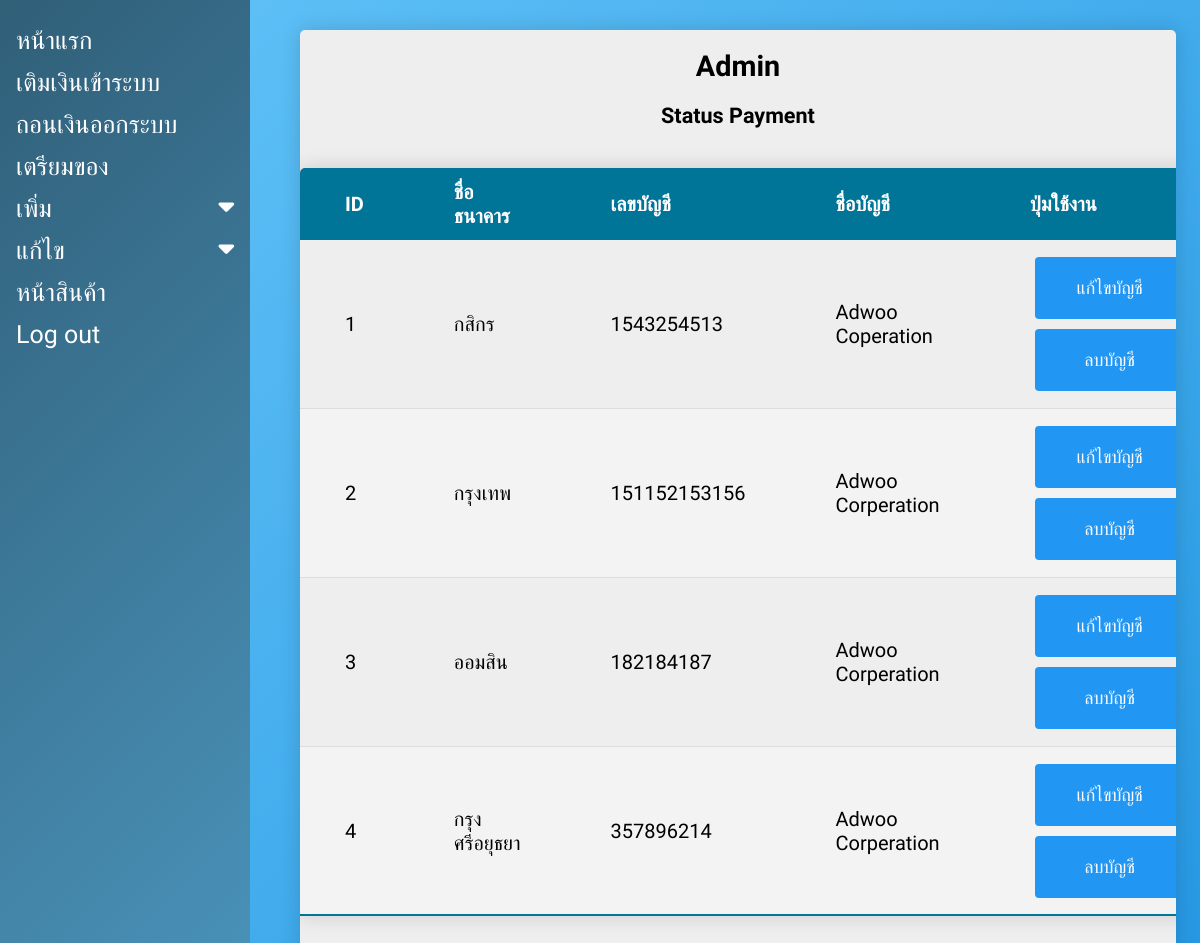
The page /admin_payment_type.php on the database its author committed.
### tables this page shows
CREATE TABLE `payment_type` (
  `payment_id` int(9) NOT NULL,
  `payment_type` varchar(50) NOT NULL,
  `bank_number` varchar(30) NOT NULL,
  `bank_name` varchar(50) NOT NULL
);

### admin_payment_type.php (the view, shortened to what this page needs)
<?php
        include("server.php");
?>
<!DOCTYPE html>
<html lang="en">
<head>
    <link rel= "stylesheet" href = "css//admin.css">
</head>
<body>
<div class="sidenav">
        <a href="admin.php">หน้าแรก</a>
        <a href="admin_status.php">เติมเงินเข้าระบบ</a>
        <a href="admin_withdraw.php">ถอนเงินออกระบบ</a>
        <a href="admin_status_d.php">เตรียมของ</a>
<button class="dropdown-btn">เพิ่ม<i class="fa fa-caret-down"></i></button>
<button class="dropdown-btn">แก้ไข<i class="fa fa-caret-down"></i></button>
        <a href="index.php">หน้าสินค้า</a>
        <a href="logout.php">Log out</a></strong></p></div>
      <div class="frame">
<h1> Admin </h1>
<h2>Status Payment</h2>
<div class="main">
<table class="content-table">
    <thead>
      <th>ID</th>
        <th>ชื่อธนาคาร</th>
        <th>เลขบัญชี</th>
        <th>ชื่อบัญชี</th>
        <th>ปุ่มใช้งาน</th>
    </thead>
    <tbody>
      <tr>
<?php
$qury_cart_status = "SELECT *FROM payment_type";
$sql_cart = mysqli_query($conn,$qury_cart_status);
while($show_sql_cart = mysqli_fetch_array($sql_cart))
{
?>
        <td><?php echo $show_sql_cart['payment_id']; ?></td>
        <td><?php echo $show_sql_cart['payment_type']; ?></td>
        <td><?php echo $show_sql_cart['bank_number'];?></td>
        <td><?php echo $show_sql_cart['bank_name'];?></td>
        <td>
        <form  method="post" action="admin_edit_payment.php"><button type="submit" class="button" name = "edit_payment" value = "<?php echo $show_sql_cart['payment_id']; ?>" ><span>แก้ไขบัญชี</span></button></form>
        <form action="admin_delete_db.php" method="post" ><button type="submit" class="button" name = "delete_payment" value = "<?php echo $show_sql_cart['payment_id']; ?>" ><span>ลบบัญชี</span></button></form>
      </td>
      </tr>
      <tr>
<?php
}?>
    </tbody>
  </table>
</div>
</div>
</body>
</html>

### css/admin.css (style rules this page uses)
body { margin: auto; background: linear-gradient(135deg, #64c4f8, #2698e3); }
* { font-family: 'IBM Plex Sans Thai', sans-serif; }
.content-table { border-collapse: collapse; margin: 40px auto; font-size: 0.9em; min-width: 400px; border-radius: 5px 5px 0 0; overflow: hidden; box-shadow: 0 0 20px rgba(0, 0, 0, 0.15); }
.frame { border-collapse: collapse; margin-top: 30px; margin-right: 2%; margin-left: 300px; font-size: 0.9em; min-width: 400px; border-radius: 5px 5px 0 0; background-color: rgb(238, 238, 238) ; overflow: hidden; box-shadow: 0 0 20px rgba(0, 0, 0, 0.15); }
.frame h1,.frame h2 { display: flex; justify-content: center; text-align: center; }
.content-table th, .content-table td { padding: 12px 45px; font-size: 20px; }
.content-table tbody tr { border-bottom: 1px solid #dddddd; }
.content-table tbody tr:nth-of-type(even) { background-color: #f3f3f3; }
.content-table tbody tr:nth-of-type(odd) { background-color: rgb(238, 238, 238); }
.sidenav { height: 100%; width: 250px; position: fixed; z-index: 1; top: 0; left: 0; background: linear-gradient(135deg, #305F78, #4991B8); overflow-x: hidden; padding-top: 20px; }
.sidenav a , .dropdown-btn { padding: 6px 8px 6px 16px; text-decoration: none; font-size: 25px; color: #ffffff; display: block; border: none; background: none; width: 100%; text-align: left; cursor: pointer; outline: none; }
.fa-caret-down { float: right; padding-right: 8px; }
.button { border-radius: 4px; background-color: #2196F3; border: none; color: #FFFFFF; text-align: center; font-size: 18px; padding: 20px; width: 150px; transition: all 0.5s; cursor: pointer; margin: 5px; }
.button span { cursor: pointer; display: inline-block; position: relative; transition: 0.5s; }
.button span:after { content: '\2714'; position: absolute; opacity: 0; top: 0; right: -20px; transition: 0.5s; }
body { font-family: Arial; }
* { box-sizing: border-box; }

### rows shown on the page
payment_type: payment_id "1", payment_type "กสิกร", bank_number "1543254513", bank_name "Adwoo Coperation"
payment_type: payment_id "2", payment_type "กรุงเทพ", bank_number "151152153156", bank_name "Adwoo Corperation"
payment_type: payment_id "3", payment_type "ออมสิน", bank_number "182184187", bank_name "Adwoo Corperation"
payment_type: payment_id "4", payment_type "กรุงศรีอยุธยา", bank_number "357896214", bank_name "Adwoo Corperation"
